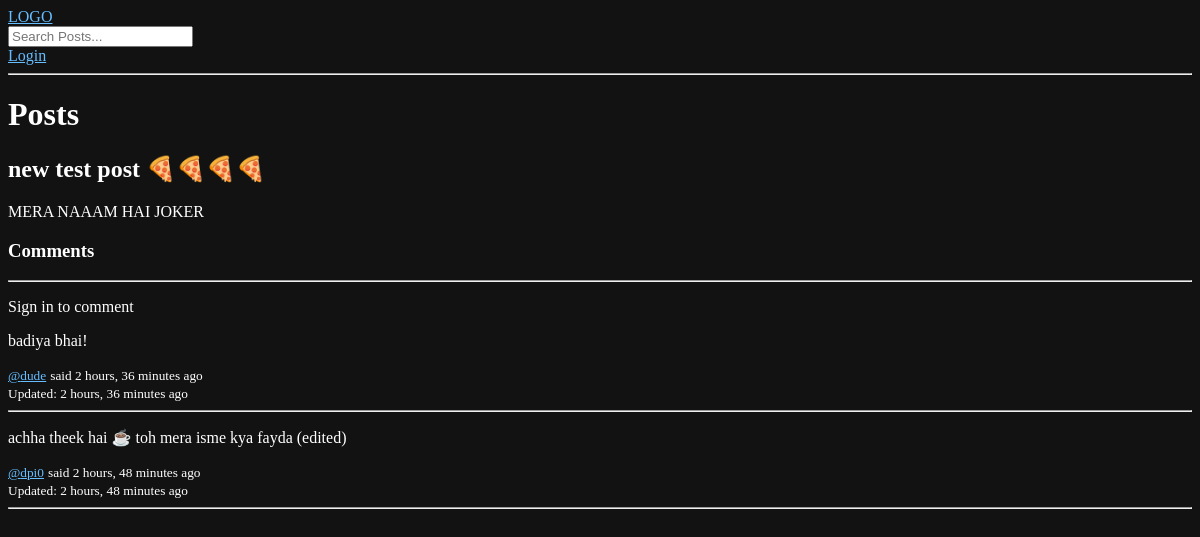
Screenshot of /post/12/ with the database file from the repository.
### main_app/models.py (models this page shows, shortened)
class Post(models.Model):
    owner = models.ForeignKey(User, on_delete=models.SET_NULL, null=True)
    topic = models.ForeignKey(Topic, on_delete=models.SET_NULL, null=True)
    title = models.CharField(max_length=255)
    content = models.TextField(null=True, blank=True)
    created_at = models.DateTimeField(default=timezone.now)
    updated_at = models.DateTimeField(auto_now=True)
    class Meta:
        ordering = ["-updated_at", "-created_at"]

class Comment(models.Model):
    owner = models.ForeignKey(User, on_delete=models.SET_NULL, null=True)
    post = models.ForeignKey(Post, on_delete=models.CASCADE)
    content = models.TextField(null=True, blank=True)
    created_at = models.DateTimeField(default=timezone.now)
    updated_at = models.DateTimeField(auto_now=True)
    class Meta:
        ordering = ["-updated_at", "-created_at"]

### main_app/views.py (the view, shortened to what this page needs)
# urls.py: path("post/<int:post_id>/", post, name="post"),
def post(request, post_id):
    post = Post.objects.get(id=post_id)
    post_comments = post.comment_set.all().order_by("-created_at")
    context = {"post": post, "post_comments": post_comments}
    return render(request, "main_app/post.html", context)

### main_app/templates/main_app/post.html (shortened to what this page needs)
{% extends "base.html" %}
{%block content%}
<h1>Posts</h1>
<h2>{{ post.title }}</h2>
<p>{{ post.content }}</p>
<div class="comment-wrapper">
    <h3>Comments</h3>
    <hr>
    {% if request.user.is_authenticated %}
    <div class="comment-form">
        <form method="POST">
            {% csrf_token %}
            <input type="text" name="body" placeholder="Enter Comment..">
        </form>
    </div>
    {% else %}
    <p>Sign in to comment</p>
    {% endif %}
    {% for comment in post_comments %}
    <div>
        <p>{{ comment.content }}</p>
        <small><a href="{% url 'profile' comment.owner.username %}">@{{ comment.owner }}</a></small>
        <small>said {{ comment.created_at|timesince }} ago</small>
        <br>
        <small>Updated: {{ comment.updated_at|timesince }} ago</small>
        <hr>
    </div>
    {% endfor %}
</div>
{%endblock content%}

### static/styles/main.css (style rules this page uses)
body { background-color: #121212; color: white; }
a { color: rgb(102, 189, 255); }

### rows the page displays
Post: title "new test post 🍕🍕🍕🍕", content "MERA NAAAM HAI JOKER"
Comment: content "badiya bhai!", owner "dude", created_at "2 hours, 36 minutes", updated_at "2 hours, 36 minutes"
Comment: content "achha theek hai ☕ toh mera isme kya fayda (edited)", owner "dpi0", created_at "2 hours, 48 minutes", updated_at "2 hours, 48 minutes"
